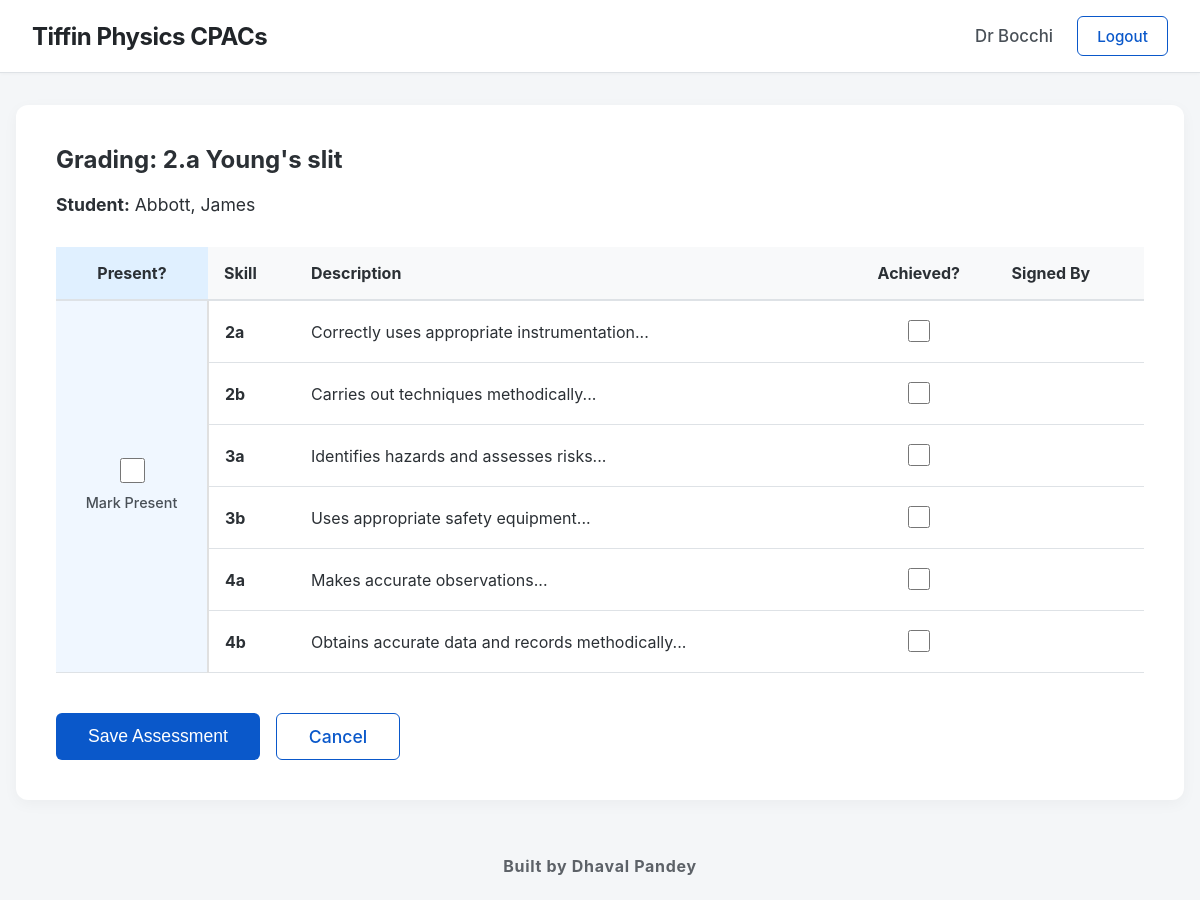
The app's page /grade/1/2 (signed in) with its own data.
### app.py (models this page shows, shortened)
class Teacher(UserMixin, db.Model):
    id = db.Column(db.Integer, primary_key=True)
    email = db.Column(db.String(150), unique=True, nullable=False)
    password = db.Column(db.String(200), nullable=True)
    title = db.Column(db.String(10), nullable=False)
    first_name = db.Column(db.String(100), nullable=False)
    last_name = db.Column(db.String(100), nullable=False)
    @property
    def role(self): return 'teacher'

class Practical(db.Model):
    id = db.Column(db.Integer, primary_key=True)
    name = db.Column(db.String(150), nullable=False)

class Student(UserMixin, db.Model):
    id = db.Column(db.Integer, primary_key=True)
    first_name = db.Column(db.String(100), nullable=False)
    last_name = db.Column(db.String(100), nullable=False)
    cohort_id = db.Column(db.Integer, db.ForeignKey('cohort.id'), nullable=False)
    assessments = db.relationship('Assessment', backref='student_ref', lazy=True, cascade="all, delete-orphan")

class Skill(db.Model):
    id = db.Column(db.Integer, primary_key=True)
    name = db.Column(db.String(10), unique=True, nullable=False)
    description = db.Column(db.String(500), nullable=False)

### app.py (the view, shortened to what this page needs)
@app.route('/grade/<int:student_id>/<int:prac_id>', methods=['GET', 'POST'])
@login_required
def grade(student_id, prac_id):
    if current_user.role == 'student' and current_user.id != student_id: abort(403)
    student = Student.query.get_or_404(student_id)
    practical = Practical.query.get_or_404(prac_id)
    skills = practical.skills
    assessments = Assessment.query.filter_by(student_id=student.id, practical_id=practical.id).all()
    assessed_skill_ids = {a.skill_id: a for a in assessments}
    signatures = {}
    for a in assessments:
        t = Teacher.query.get(a.teacher_id)
        signatures[a.skill_id] = f"{t.title} {t.first_name[0]} {t.last_name} ({a.date_signed.strftime('%d/%m/%Y')})"
    att_record = Attendance.query.filter_by(student_id=student.id, practical_id=practical.id).first()
    att_signature = ""
    if att_record and att_record.is_present:
        t = Teacher.query.get(att_record.teacher_id)
        att_signature = f"{t.title} {t.first_name[0]} {t.last_name} ({att_record.timestamp.strftime('%d/%m/%Y')})"
    return render_template('grade.html', student=student, practical=practical, skills=skills, assessed=assessed_skill_ids, signatures=signatures, attendance=att_record, att_signature=att_signature)

### app.py (called while the page is built)
@login_manager.user_loader
def load_user(user_id):
    if user_id.startswith('teacher_'): return Teacher.query.get(int(user_id.split('_')[1]))
    elif user_id.startswith('student_'): return Student.query.get(int(user_id.split('_')[1]))
    return None

### templates/grade.html (shortened to what this page needs)
{% extends 'base.html' %} {% block content %}
<div
	style="
		background: white;
		padding: 2.5rem;
		border-radius: 12px;
		box-shadow: 0 4px 15px rgba(0, 0, 0, 0.04);
	">
	<h2 style="margin-top: 0">Grading: {{ practical.name }}</h2>
	<p style="font-size: 1.1rem">
		<strong>Student:</strong> {{ student.last_name }}, {{ student.first_name
		}}
	</p>
	<form method="POST">
		<table style="width: 100%; border-collapse: collapse; margin-top: 2rem">
			<thead>
				<tr style="background: #f8f9fa">
					<th
						style="
							padding: 1rem;
							border-bottom: 2px solid var(--border);
							text-align: center;
							background-color: #e0f0ff;
							width: 120px;
						">
						Present?
					</th>
					<th
						style="
							padding: 1rem;
							border-bottom: 2px solid var(--border);
							text-align: left;
						">
						Skill
					</th>
					<th
						style="
							padding: 1rem;
							border-bottom: 2px solid var(--border);
							text-align: left;
						">
						Description
					</th>
					<th
						style="
							padding: 1rem;
							border-bottom: 2px solid var(--border);
							text-align: center;
						">
						Achieved?
					</th>
					<th
						style="
							padding: 1rem;
							border-bottom: 2px solid var(--border);
							text-align: left;
						">
						Signed By
					</th>
				</tr>
			</thead>
			<tbody>
				{% for sk in skills %}
				<tr>
					{% if loop.first %}
					<td
						rowspan="{{ skills|length }}"
						style="
							padding: 1rem;
							border-bottom: 1px solid var(--border);
							border-right: 2px solid #e0e0e0;
							background-color: #f0f7ff;
							text-align: center;
							vertical-align: middle;
						">
						{% if current_user.role == 'teacher' %}
						<label
							style="
								display: flex;
								flex-direction: column;
								align-items: center;
								gap: 0.5rem;
								cursor: pointer;
							">
							<input
								type="checkbox"
								name="attendance_present"
								style="
									width: 25px;
									height: 25px;
									cursor: pointer;
								" />
							<span style="font-weight: 500">Mark Present</span>
						</label>
						{% endif %}
					</td>
					{% endif %}
					<td
						style="
							padding: 1rem;
							border-bottom: 1px solid var(--border);
						">
						<strong>{{ sk.name }}</strong>
					</td>
					<td
						style="
							padding: 1rem;
							border-bottom: 1px solid var(--border);
						">
						{{ sk.description }}
					</td>
					<td
						style="
							padding: 1rem;
							border-bottom: 1px solid var(--border);
							text-align: center;
						">
						{% if current_user.role == 'teacher' %}
						<input
							type="checkbox"
							name="skill_{{ sk.id }}"
							style="
								width: 22px;
								height: 22px;
								cursor: pointer;
							" />
						{% endif %}
					</td>
					<td
						style="
							padding: 1rem;
							border-bottom: 1px solid var(--border);
							color: #6c757d;
							font-weight: 500;
						">
					</td>
				</tr>
				{% endfor %}
			</tbody>
		</table>
		<div style="margin-top: 2.5rem; display: flex; gap: 1rem">
			{% if current_user.role == 'teacher' %}
			<button
				type="submit"
				class="btn"
				style="font-size: 1.1rem; padding: 0.75rem 2rem">
				Save Assessment
			</button>
			<a
				href="{{ url_for('cohort_view', id=student.cohort_id) }}"
				class="btn btn-outline"
				style="
					font-size: 1.1rem;
					padding: 0.75rem 2rem;
					display: flex;
					align-items: center;
				"
				>Cancel</a
			>
			{% endif %}
		</div>
	</form>
</div>
{% endblock %}

### templates/base.html (shortened to what this page needs)
<!doctype html>
<html lang="en">
	<head>
	</head>
	<body>
		<nav class="navbar">
			<h2>
				<a
					href="{% if current_user.is_authenticated and current_user.role == 'teacher' %}{{ url_for('dashboard') }}{% else %}{{ url_for('home') }}{% endif %}"
					class="navbar-brand"
					>Tiffin Physics CPACs</a
				>
			</h2>
			<div style="display: flex; align-items: center">
				{% if current_user.is_authenticated %} {% if current_user.role
				== 'teacher' %}
				<span class="user-name"
					>{{ current_user.title }} {{ current_user.last_name }}</span
				>
				{% endif %}
				<a href="{{ url_for('logout') }}" class="btn btn-outline"
					>Logout</a
				>
				{% endif %}
			</div>
		</nav>
		<div class="content-wrapper">
			<div class="container">
				 {% block content %}{%
				endblock %}
			</div>
		</div>
		<b><footer class="site-footer">Built by Dhaval Pandey</footer></b>
	</body>
</html>

### templates/base.html (style rules this page uses)
:root { --bg: #f4f6f8; --text: #2b3035; --primary: #0a58ca; --border: #dee2e6; }
html, body { height: 100%; }
body { font-family: -apple-system, BlinkMacSystemFont, "Segoe UI", Roboto, sans-serif; background: var(--bg); color: var(--text); margin: 0; padding: 0; display: flex; flex-direction: column; }
.navbar { background: #ffffff; padding: 1rem 2rem; border-bottom: 1px solid var(--border); display: flex; justify-content: space-between; align-items: center; box-shadow: 0 1px 3px rgba(0, 0, 0, 0.03); }
.navbar h2 { margin: 0; font-weight: 700; letter-spacing: -0.5px; }
.navbar-brand { text-decoration: none; color: #212529; transition: color 0.2s ease; }
.user-name { font-weight: 500; font-size: 1.05rem; margin-right: 1.5rem; color: #495057; }
.content-wrapper { flex: 1; }
.container { max-width: 1400px; margin: 2rem auto; padding: 0 1rem; }
.btn { padding: 0.6rem 1.2rem; border: none; border-radius: 6px; background: var(--primary); color: white; cursor: pointer; text-decoration: none; font-size: 0.95rem; font-weight: 500; transition: background 0.2s; }
.btn-outline { background: transparent; border: 1px solid var(--primary); color: var(--primary); }
label { display: block; margin-bottom: 0.4rem; font-weight: 600; color: #495057; font-size: 0.9rem; }
.site-footer { text-align: center; padding: 1.5rem; color: #5d6268; font-size: 1rem; letter-spacing: 0.7px; background: transparent; }

### records on screen
Teacher: title "Dr", last_name "Bocchi"
Practical: name "2.a Young's slit"
Student: last_name "Abbott", first_name "James"
Skill: name "2a", description "Correctly uses appropriate instrumentation..."
Skill: name "2b", description "Carries out techniques methodically..."
Skill: name "3a", description "Identifies hazards and assesses risks..."
Skill: name "3b", description "Uses appropriate safety equipment..."
Skill: name "4a", description "Makes accurate observations..."
Skill: name "4b", description "Obtains accurate data and records methodically..."
